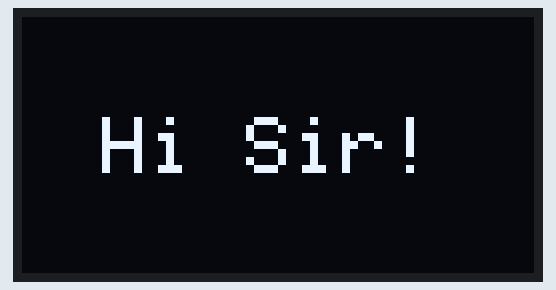
Recording of a sketch running on a simulated ESP32. Parts: 128×64 one-colour display. What the sketch prints to the serial monitor is not drawn.

Above: at 0.1 s.

The sketch:

oled.ino.ino
```cpp
#include <Wire.h>
#include <Adafruit_GFX.h>
#include <Adafruit_SSD1306.h>

#define SDA_PIN 8
#define SCL_PIN 9

#define SCREEN_WIDTH 128
#define SCREEN_HEIGHT 64
#define OLED_RESET -1

Adafruit_SSD1306 display(
  SCREEN_WIDTH,
  SCREEN_HEIGHT,
  &Wire,
  OLED_RESET
);

void setup() {
  Serial.begin(115200);
  Wire.begin(SDA_PIN, SCL_PIN);

  if (!display.begin(SSD1306_SWITCHCAPVCC, 0x3C)) {
    Serial.println("OLED not found!");
    while (true) {
      delay(10);
    }
  }

  display.clearDisplay();
  display.setTextColor(SSD1306_WHITE);
  display.setTextSize(2);
  display.setCursor(20, 25);
  display.println("Hi Sir!");
  display.display();

  Serial.println("OLED says: Hi Sir!");
}

void loop() {
}
```
